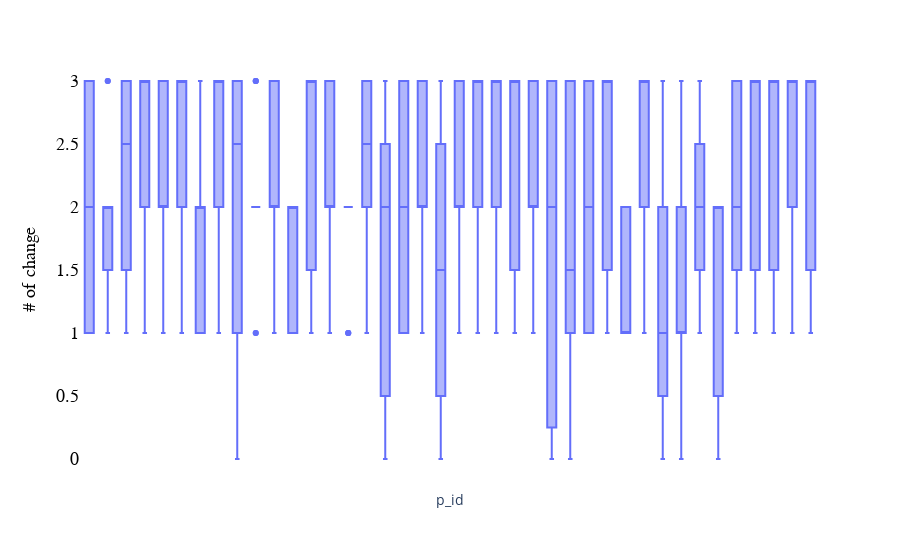

Notebook cell for this chart:
### Code cell
def visualize_by_box_plot(df, y_axis):
    print(np.mean(df['n_change']), np.std(df['n_change'], ddof=1))
    bar_fig = px.box(df, x="p_id", y="n_change")
    
    layout = go.Layout(
      title=go.layout.Title(text='', x=0),
      xaxis=go.layout.XAxis(title=go.layout.xaxis.Title(
      text="Participant", font=dict(family='Times New Roman', size=1, color='#000000')),
      tickmode = 'array', color="#000000", tickfont=dict(family='Times New Roman', size=1)),

      yaxis=go.layout.YAxis(title=go.layout.yaxis.Title(text= y_axis,
      font=dict(family='Times New Roman', size=18, color='#000000')),
      tickmode = 'array', color="#000000", tickfont=dict(family='Times New Roman', size=18)),
      legend=dict(orientation="h", x=0.3, y=1.1,  font=dict(family='Times New Roman', size=18), bgcolor='#FFFFFF'),
        
      plot_bgcolor = '#FFFFFF')
    fig = go.Figure(bar_fig, layout=layout)
    # fig.update_traces(marker_color='#C6CEF8')
    fig.update_xaxes(showticklabels=False)
    fig.update_layout(
    {
        "plot_bgcolor": "#FFFFFF",
        'yaxis':go.layout.YAxis(title=go.layout.yaxis.Title(text= y_axis,
      font=dict(family='Times New Roman', size=18, color='#000000')),
      tickmode = 'array', color="#000000", tickfont=dict(family='Times New Roman', size=18))
    })
    # fig.add_shape(type="line", x0='P1', y0=np.mean(y_data), x1='P195', y1=np.mean(y_data), line=dict(color='#C6CEF8', width=2, dash="dashdot"))
    fig.show()

if 'Tiles18' in loc_root_features_tiles_18:
    change_file_name = 'tiles_18_n_change.xlsx'
else:
    change_file_name = 'tiles_19_n_change.xlsx'
    
df_change = pd.read_excel(loc_root + 'Hridita/Rhythms/Findings/Jenks/'+change_file_name)
print(len(set(df_change['p_id'])))
visualize_by_box_plot(df_change, '# of change')

### Figure 1 — Plotly figure (JSON) as saved in the notebook; plotly's stock layout.template omitted (floating-point values rounded to 4 significant figures; data arrays with more than 128 entries replaced by an {"elided": "..."} marker saying what was removed)
{"data": [{"alignmentgroup": "True", "hovertemplate": "p_id=%{x}<br>n_change=%{y}<extra></extra>", "legendgroup": "", "marker": {"color": "#636efa"}, "name": "", "notched": false, "offsetgroup": "", "orientation": "v", "showlegend": false, "type": "box", "x": {"elided": "533 str values"}, "x0": " ", "xaxis": "x", "y": {"elided": "533 int values"}, "y0": " ", "yaxis": "y"}], "layout": {"autosize": true, "boxmode": "group", "legend": {"tracegroupgap": 0}, "margin": {"t": 60}, "plot_bgcolor": "#FFFFFF", "xaxis": {"anchor": "y", "autorange": true, "domain": [0, 1], "range": [-0.5, 39.5], "showticklabels": false, "title": {"text": "p_id"}, "type": "category"}, "yaxis": {"autorange": true, "color": "#000000", "range": [-0.1667, 3.167], "tickfont": {"family": "Times New Roman", "size": 18}, "tickmode": "array", "title": {"font": {"color": "#000000", "family": "Times New Roman", "size": 18}, "text": "# of change"}, "type": "linear"}}}
